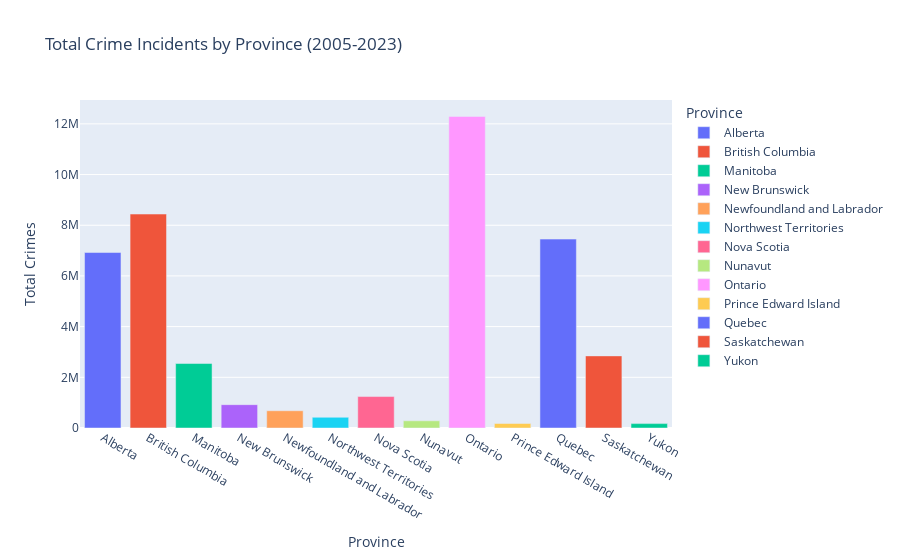

Here is the notebook cell this chart was saved with:
### Markdown cell above
#### Visualization 2 - Bar Chart: Province with the Highest Total Crime Incidents

### Code cell
#Creating a Bar chart showing total crimes per province
fig = px.bar(CrimeSummary,
             x="Province", 
             y="VALUE", 
             color="Province",
             title="Total Crime Incidents by Province (2005-2023)",
             labels={"VALUE": "Total Crimes", "Province": "Province"},
             color_continuous_scale="Reds")

fig.show()

### Figure 1 — Plotly figure (JSON) as saved in the notebook; plotly's stock layout.template omitted (floating-point values rounded to 4 significant figures)
{"data": [{"alignmentgroup": "True", "hovertemplate": "Province=%{x}<br>Total Crimes=%{y}<extra></extra>", "legendgroup": "Alberta", "marker": {"color": "#636efa", "pattern": {"shape": ""}}, "name": "Alberta", "offsetgroup": "Alberta", "orientation": "v", "showlegend": true, "textposition": "auto", "type": "bar", "x": ["Alberta"], "xaxis": "x", "y": [6923448], "yaxis": "y"}, {"alignmentgroup": "True", "hovertemplate": "Province=%{x}<br>Total Crimes=%{y}<extra></extra>", "legendgroup": "British Columbia", "marker": {"color": "#EF553B", "pattern": {"shape": ""}}, "name": "British Columbia", "offsetgroup": "British Columbia", "orientation": "v", "showlegend": true, "textposition": "auto", "type": "bar", "x": ["British Columbia"], "xaxis": "x", "y": [8441655], "yaxis": "y"}, {"alignmentgroup": "True", "hovertemplate": "Province=%{x}<br>Total Crimes=%{y}<extra></extra>", "legendgroup": "Manitoba", "marker": {"color": "#00cc96", "pattern": {"shape": ""}}, "name": "Manitoba", "offsetgroup": "Manitoba", "orientation": "v", "showlegend": true, "textposition": "auto", "type": "bar", "x": ["Manitoba"], "xaxis": "x", "y": [2544123], "yaxis": "y"}, {"alignmentgroup": "True", "hovertemplate": "Province=%{x}<br>Total Crimes=%{y}<extra></extra>", "legendgroup": "New Brunswick", "marker": {"color": "#ab63fa", "pattern": {"shape": ""}}, "name": "New Brunswick", "offsetgroup": "New Brunswick", "orientation": "v", "showlegend": true, "textposition": "auto", "type": "bar", "x": ["New Brunswick"], "xaxis": "x", "y": [920459], "yaxis": "y"}, {"alignmentgroup": "True", "hovertemplate": "Province=%{x}<br>Total Crimes=%{y}<extra></extra>", "legendgroup": "Newfoundland and Labrador", "marker": {"color": "#FFA15A", "pattern": {"shape": ""}}, "name": "Newfoundland and Labrador", "offsetgroup": "Newfoundland and Labrador", "orientation": "v", "showlegend": true, "textposition": "auto", "type": "bar", "x": ["Newfoundland and Labrador"], "xaxis": "x", "y": [680832], "yaxis": "y"}, {"alignmentgroup": "True", "hovertemplate": "Province=%{x}<br>Total Crimes=%{y}<extra></extra>", "legendgroup": "Northwest Territories", "marker": {"color": "#19d3f3", "pattern": {"shape": ""}}, "name": "Northwest Territories", "offsetgroup": "Northwest Territories", "orientation": "v", "showlegend": true, "textposition": "auto", "type": "bar", "x": ["Northwest Territories"], "xaxis": "x", "y": [422687], "yaxis": "y"}, {"alignmentgroup": "True", "hovertemplate": "Province=%{x}<br>Total Crimes=%{y}<extra></extra>", "legendgroup": "Nova Scotia", "marker": {"color": "#FF6692", "pattern": {"shape": ""}}, "name": "Nova Scotia", "offsetgroup": "Nova Scotia", "orientation": "v", "showlegend": true, "textposition": "auto", "type": "bar", "x": ["Nova Scotia"], "xaxis": "x", "y": [1240551], "yaxis": "y"}, {"alignmentgroup": "True", "hovertemplate": "Province=%{x}<br>Total Crimes=%{y}<extra></extra>", "legendgroup": "Nunavut", "marker": {"color": "#B6E880", "pattern": {"shape": ""}}, "name": "Nunavut", "offsetgroup": "Nunavut", "orientation": "v", "showlegend": true, "textposition": "auto", "type": "bar", "x": ["Nunavut"], "xaxis": "x", "y": [283608], "yaxis": "y"}, {"alignmentgroup": "True", "hovertemplate": "Province=%{x}<br>Total Crimes=%{y}<extra></extra>", "legendgroup": "Ontario", "marker": {"color": "#FF97FF", "pattern": {"shape": ""}}, "name": "Ontario", "offsetgroup": "Ontario", "orientation": "v", "showlegend": true, "textposition": "auto", "type": "bar", "x": ["Ontario"], "xaxis": "x", "y": [12294659], "yaxis": "y"}, {"alignmentgroup": "True", "hovertemplate": "Province=%{x}<br>Total Crimes=%{y}<extra></extra>", "legendgroup": "Prince Edward Island", "marker": {"color": "#FECB52", "pattern": {"shape": ""}}, "name": "Prince Edward Island", "offsetgroup": "Prince Edward Island", "orientation": "v", "showlegend": true, "textposition": "auto", "type": "bar", "x": ["Prince Edward Island"], "xaxis": "x", "y": [178490], "yaxis": "y"}, {"alignmentgroup": "True", "hovertemplate": "Province=%{x}<br>Total Crimes=%{y}<extra></extra>", "legendgroup": "Quebec", "marker": {"color": "#636efa", "pattern": {"shape": ""}}, "name": "Quebec", "offsetgroup": "Quebec", "orientation": "v", "showlegend": true, "textposition": "auto", "type": "bar", "x": ["Quebec"], "xaxis": "x", "y": [7454197], "yaxis": "y"}, {"alignmentgroup": "True", "hovertemplate": "Province=%{x}<br>Total Crimes=%{y}<extra></extra>", "legendgroup": "Saskatchewan", "marker": {"color": "#EF553B", "pattern": {"shape": ""}}, "name": "Saskatchewan", "offsetgroup": "Saskatchewan", "orientation": "v", "showlegend": true, "textposition": "auto", "type": "bar", "x": ["Saskatchewan"], "xaxis": "x", "y": [2845107], "yaxis": "y"}, {"alignmentgroup": "True", "hovertemplate": "Province=%{x}<br>Total Crimes=%{y}<extra></extra>", "legendgroup": "Yukon", "marker": {"color": "#00cc96", "pattern": {"shape": ""}}, "name": "Yukon", "offsetgroup": "Yukon", "orientation": "v", "showlegend": true, "textposition": "auto", "type": "bar", "x": ["Yukon"], "xaxis": "x", "y": [172760], "yaxis": "y"}], "layout": {"barmode": "relative", "legend": {"title": {"text": "Province"}, "tracegroupgap": 0}, "title": {"text": "Total Crime Incidents by Province (2005-2023)"}, "xaxis": {"anchor": "y", "categoryarray": ["Alberta", "British Columbia", "Manitoba", "New Brunswick", "Newfoundland and Labrador", "Northwest Territories", "Nova Scotia", "Nunavut", "Ontario", "Prince Edward Island", "Quebec", "Saskatchewan", "Yukon"], "categoryorder": "array", "domain": [0, 1], "title": {"text": "Province"}}, "yaxis": {"anchor": "x", "domain": [0, 1], "title": {"text": "Total Crimes"}}}}
